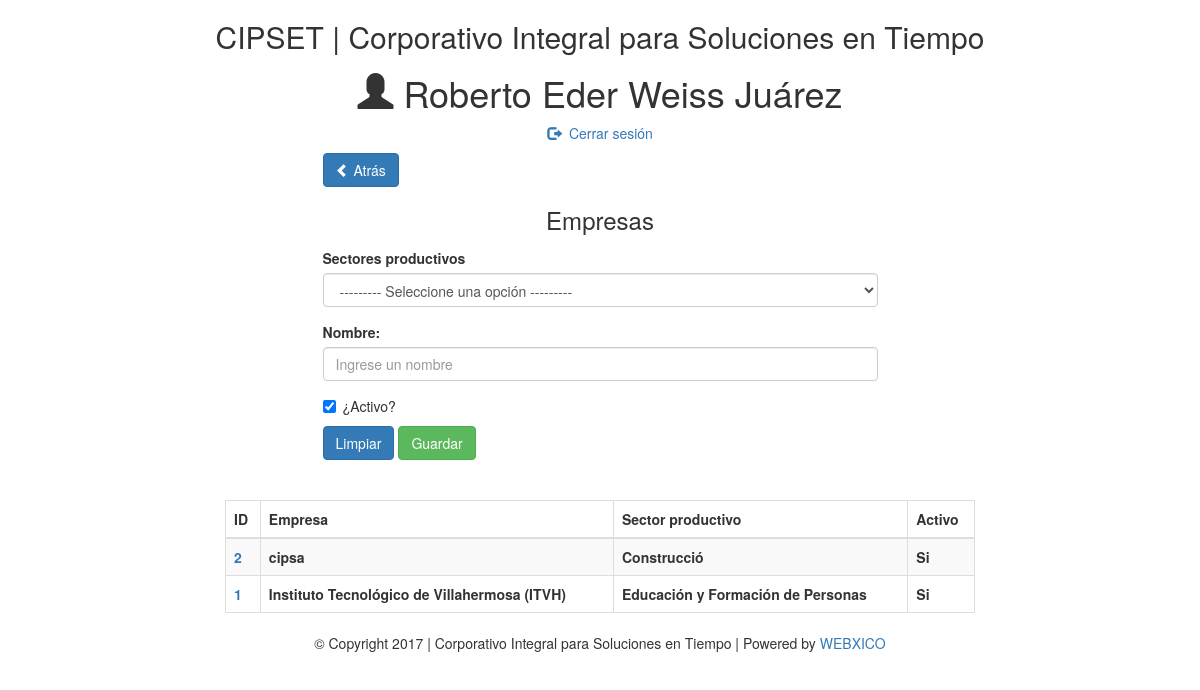
/php/cat_empresas.php (signed in), run on the app's committed database.
### tables this page shows
create table empresas
(
   id                   int not null,
   sector_productivo_id int,
   nombre               varchar(50),
   fecha_registro       datetime,
   fecha_modificacion   datetime,
   activo               bit,
   primary key (id)
);

create table sectores_productivos
(
   id                   int not null,
   nombre               varchar(50),
   activo               bit,
   primary key (id)
);

### class/Empresa.php (called while the page is built, shortened)
<?php
class Empresa {
    private $nombre;
    function __construct() {
        $nargs = func_num_args();
    }
    private function limpiar() {
        $this->nombre = "";
    }
    function getNombre() {
        return $this->nombre;
    }
}

### class/UtilDB.php (called while the page is built, shortened)
<?php
class UtilDB {
    private static $servername = "localhost";
    private static $username = "root";
    private static $password = "";
    private static $database = "cipset";
    static function getConnection() {
        try {
            $cnxString = "mysql:host=" . UtilDB::$servername . ";dbname=" . UtilDB::$database;
            $params = array(PDO::MYSQL_ATTR_INIT_COMMAND => "SET NAMES utf8", PDO::ATTR_ERRMODE => PDO::ERRMODE_EXCEPTION, PDO::ATTR_CASE => PDO::CASE_LOWER);
            $cnx = new PDO($cnxString, UtilDB::$username, UtilDB::$password, $params);
        } catch (PDOException $e) {
            echo "Connection failed: " . $e->getMessage();
        }
        return $cnx;
    }
    static function ejecutaConsulta($sql) {
        $cnx3 = UtilDB::getConnection();
        $rst = $cnx3->query($sql);
        return $rst;
    }
}

### php/cat_empresas.php (the view, shortened to what this page needs)
<?php
require_once '../class/Empresa.php';
require_once '../class/UtilDB.php';
$e = new Empresa();
?>
<!DOCTYPE html>
<html lang="es">
    <head>
        <link href="../bower_components/bootstrap/dist/css/bootstrap.min.css" rel="stylesheet"/>
    </head>
    <body>
        <div class="container">
            <?php include './includeHeader2.php'; ?>
            <div class="row">
                <div class="col-md-6 col-md-offset-3">
                    <a href="home.php" class="btn btn-primary"><span class="glyphicon glyphicon-chevron-left"></span> Atrás</a><br/>
                    <h3 class="text-center">Empresas</h3>
                    <form name="frmEmpresa" id="frmEmpresa" action="<?php echo($_SERVER['PHP_SELF']); ?>" role="form" method="post">
                        <div class="form-group">
                            <label for="cmbSectorProductivo">Sectores productivos</label>
                            <select name="cmbSectorProductivo" id="cmbSectorProductivo" class="form-control">
                                <option value="0">--------- Seleccione una opción ---------</option>
                            </select>
                        </div>
                        <div class="form-group">
                            <label for="txtNombre">Nombre:</label>
                            <input type="text" name="txtNombre" id="txtNombre" placeholder="Ingrese un nombre" value="<?php echo($e->getNombre()); ?>" class="form-control"  maxlength="50"/>
                        </div>
                        <div class="checkbox">
                            <label><input type="checkbox" name="cbxActivo" id="cbxActivo" checked/>¿Activo?</label>
                        </div>
                        <button type="button" class="btn btn-primary" id="btnLimpiar" name="btnLimpiar" onclick="limpiar();">Limpiar</button>
                        <button type="button" class="btn btn-success" id="btnGrabar" name="btnGrabar" onclick="grabar();">Guardar</button>
                    </form>
                </div>
            </div>
            <div class="row">
                <div class="col-md-8 col-md-offset-2">
                    <br/>
                    <br/>
                    <table class="table table-bordered table-striped table-hover table-responsive">
                        <thead>
                            <tr>
                                <th>ID</th>
                                <th>Empresa</th>
                                <th>Sector productivo</th>
                                <th>Activo</th>
                            </tr>
                        </thead>
                        <tbody>
                            <?php
                            $sql = "SELECT e.id, sp.nombre AS sector_productivo, e.nombre, e.activo FROM empresas AS e ";
                            $sql .= "INNER JOIN sectores_productivos AS sp ON sp.id = e.sector_productivo_id ";
                            $sql .= "ORDER BY e.fecha_registro DESC";
                            $rst = UtilDB::ejecutaConsulta($sql);
                            foreach ($rst as $row) {
                                ?>
                                <tr>
                                    <th><a href="javascript:void(0);" onclick="$('#txtCveEmpresa').val(<?php echo($row['id']); ?>);
                                                recargar();"><?php echo($row['id']); ?></a></th>
                                    <th><?php echo($row['nombre']); ?></th>
                                    <th><?php echo($row['sector_productivo']); ?></th>
                                    <th><?php echo($row['activo'] == 1 ? "Si" : "No"); ?></th>
                                </tr>
                            <?php } $rst->closeCursor(); ?>
                        </tbody>
                    </table>
                </div>
            </div>
            <div class="row">
                <?php include './includeFooter.php'; ?>
            </div>
        </div>
    </body>
</html>

### data on the page
empresas: id "2", nombre "cipsa", sector_productivo.nombre "Construcció", activo "Si"
empresas: id "1", nombre "Instituto Tecnológico de Villahermosa (ITVH)", sector_productivo.nombre "Educación y Formación de Personas", activo "Si"

### other printed values
$_SESSION['nombre'] "Roberto Eder Weiss Juárez"
